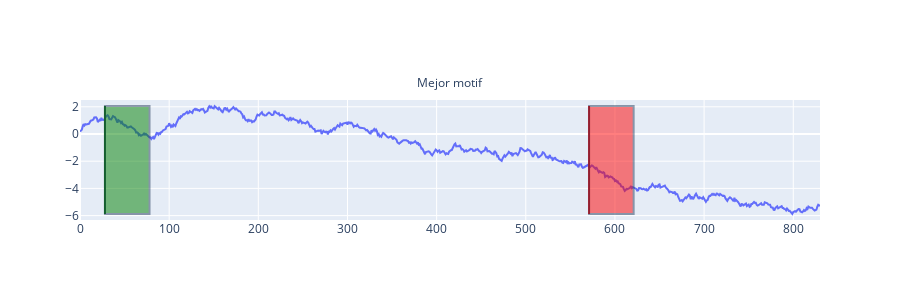
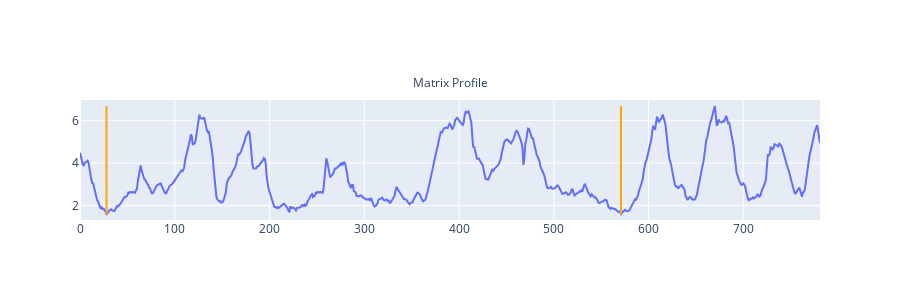
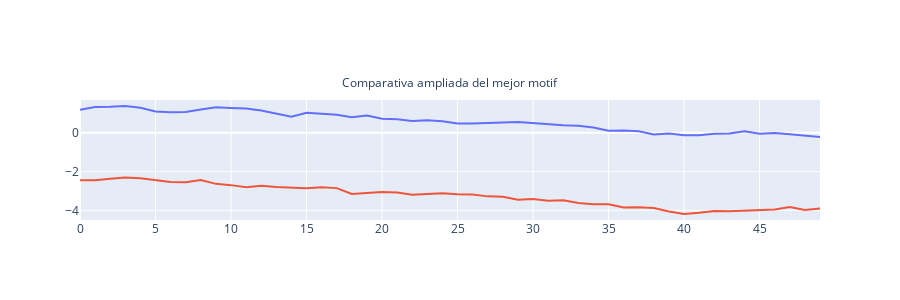

The cell these charts' notebook holds for them, in order:
### Code cell
graph_best_motif(x, y, best_motifs, m)

graph_matrix_profile(x, y, best_motifs, profile_df, m)

graph_amplified_best_motif(x, y, best_motifs, m)

### Figure 1 — Plotly figure (JSON) as saved in the notebook; plotly's stock layout.template omitted (floating-point values rounded to 4 significant figures; data arrays with more than 128 entries replaced by an {"elided": "..."} marker saying what was removed)
{"data": [{"mode": "lines", "type": "scatter", "x": {"elided": "831 int values"}, "xaxis": "x", "y": {"elided": "831 float values"}, "yaxis": "y"}], "layout": {"annotations": [{"showarrow": false, "text": "Mejor motif", "x": 0.5, "xref": "paper", "y": 1.23, "yref": "paper"}], "grid": {"columns": 1, "rows": 1}, "height": 300, "shapes": [{"line": {"color": "green"}, "type": "line", "x0": 28, "x1": 28, "xref": "x", "y0": -5.883, "y1": 2.059, "yref": "y"}, {"fillcolor": "green", "opacity": 0.5, "type": "rect", "x0": 28, "x1": 78, "xref": "x", "y0": -5.883, "y1": 2.059, "yref": "y"}, {"line": {"color": "red"}, "type": "line", "x0": 571, "x1": 571, "xref": "x", "y0": -5.883, "y1": 2.059, "yref": "y"}, {"fillcolor": "red", "opacity": 0.5, "type": "rect", "x0": 571, "x1": 621, "xref": "x", "y0": -5.883, "y1": 2.059, "yref": "y"}], "xaxis": {"anchor": "y", "domain": [0, 1]}, "yaxis": {"anchor": "x", "domain": [0, 1]}}}

### Figure 2 — Plotly figure (JSON) as saved in the notebook; plotly's stock layout.template omitted (floating-point values rounded to 4 significant figures; data arrays with more than 128 entries replaced by an {"elided": "..."} marker saying what was removed)
{"data": [{"mode": "lines", "type": "scatter", "x": {"elided": "782 int values"}, "xaxis": "x", "y": {"elided": "782 float values"}, "yaxis": "y"}], "layout": {"annotations": [{"showarrow": false, "text": "Matrix Profile", "x": 0.5, "xref": "paper", "y": 1.23, "yref": "paper"}], "grid": {"columns": 1, "rows": 1}, "height": 300, "shapes": [{"line": {"color": "orange"}, "type": "line", "x0": 28, "x1": 28, "xref": "x", "y0": 1.604, "y1": 6.687, "yref": "y"}, {"line": {"color": "orange"}, "type": "line", "x0": 571, "x1": 571, "xref": "x", "y0": 1.604, "y1": 6.687, "yref": "y"}], "xaxis": {"anchor": "y", "domain": [0, 1]}, "yaxis": {"anchor": "x", "domain": [0, 1]}}}

### Figure 3 — Plotly figure (JSON) as saved in the notebook; plotly's stock layout.template omitted (floating-point values rounded to 4 significant figures)
{"data": [{"mode": "lines", "showlegend": false, "type": "scatter", "x": [0, 1, 2, 3, 4, 5, 6, 7, 8, 9, 10, 11, 12, 13, 14, 15, 16, 17, 18, 19, 20, 21, 22, 23, 24, 25, 26, 27, 28, 29, 30, 31, 32, 33, 34, 35, 36, 37, 38, 39, 40, 41, 42, 43, 44, 45, 46, 47, 48, 49], "xaxis": "x", "y": [1.182, 1.329, 1.344, 1.382, 1.293, 1.095, 1.06, 1.076, 1.199, 1.319, 1.28, 1.25, 1.145, 1.003, 0.8327, 1.028, 0.9768, 0.933, 0.8077, 0.8855, 0.7241, 0.7028, 0.6132, 0.6519, 0.6009, 0.4828, 0.48, 0.5228, 0.5295, 0.5597, 0.4963, 0.46, 0.3928, 0.3568, 0.2755, 0.1029, 0.1206, 0.08042, -0.0826, -0.03632, -0.127, -0.1219, -0.04894, -0.03605, 0.07789, -0.04559, -0.005354, -0.07383, -0.1609, -0.2188], "yaxis": "y"}, {"mode": "lines", "showlegend": false, "type": "scatter", "x": [0, 1, 2, 3, 4, 5, 6, 7, 8, 9, 10, 11, 12, 13, 14, 15, 16, 17, 18, 19, 20, 21, 22, 23, 24, 25, 26, 27, 28, 29, 30, 31, 32, 33, 34, 35, 36, 37, 38, 39, 40, 41, 42, 43, 44, 45, 46, 47, 48, 49], "xaxis": "x", "y": [-2.449, -2.446, -2.369, -2.31, -2.346, -2.427, -2.539, -2.552, -2.438, -2.633, -2.699, -2.813, -2.735, -2.79, -2.837, -2.859, -2.815, -2.854, -3.158, -3.104, -3.06, -3.082, -3.191, -3.155, -3.117, -3.164, -3.186, -3.279, -3.297, -3.452, -3.41, -3.505, -3.481, -3.622, -3.681, -3.692, -3.858, -3.846, -3.884, -4.058, -4.189, -4.128, -4.039, -4.052, -4.011, -3.989, -3.956, -3.827, -3.978, -3.91], "yaxis": "y"}], "layout": {"annotations": [{"showarrow": false, "text": "Comparativa ampliada del mejor motif", "x": 0.5, "xref": "paper", "y": 1.23, "yref": "paper"}], "grid": {"columns": 1, "rows": 1}, "height": 300, "xaxis": {"anchor": "y", "domain": [0, 1]}, "yaxis": {"anchor": "x", "domain": [0, 1]}}}
